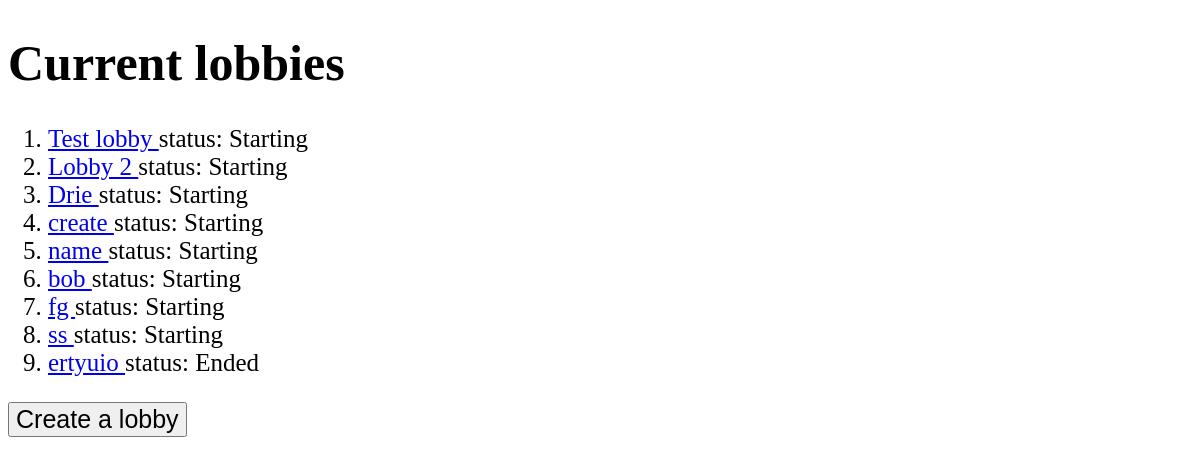
Before: /lobby/ with the older database file.
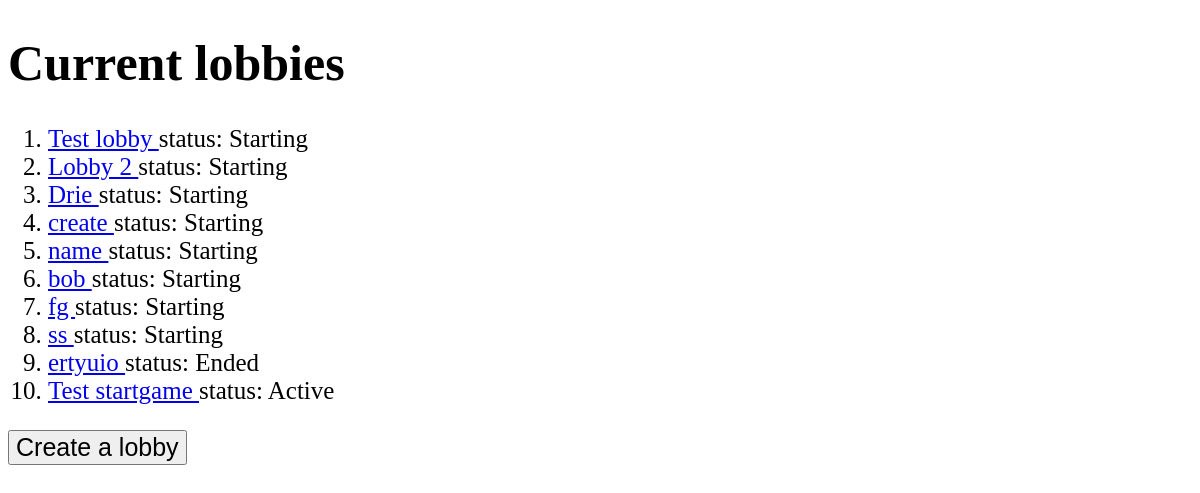
After: the same page with the newer database file.
### lobby/models.py (models this page shows, shortened)
class Lobby(models.Model):
    name = models.CharField(max_length=255)
    max_players = models.IntegerField(default=0)
    players = models.ManyToManyField(User, default=None, blank=True)
    game_status = models.IntegerField(choices=GAME_STATUS)
    game_admin = models.ForeignKey(User, on_delete=models.CASCADE, related_name='game_admin')

### lobby/views.py (the view)
# urls.py: path('lobby/', MainLobbyView.as_view(), name='mainlobby'),
class MainLobbyView(View):
    def get(self, request):
        lobbies = Lobby.objects.all()
        return render(request, 'lobby/main.html', {'lobbies': lobbies})

### templates/lobby/main.html (shortened to what this page needs)
<!DOCTYPE html>
<html lang="en">
<head>
</head>
<body>
    <h1>Current lobbies</h1>
<ol>
    {% for l in lobbies %}
        <li><a href="/lobby/{{ l.id }}/">{{ l.name }} </a> status: {{ l.get_game_status_display }}</li>
    {% endfor %}
</ol>
    <a class="fonts" href="/lobby/CreateLobby/"><button class="fonts">Create a lobby</button></a>
</body>
</html>

Changed rows visible on the page:
added Lobby: name "Test startgame", game_status "Active"
